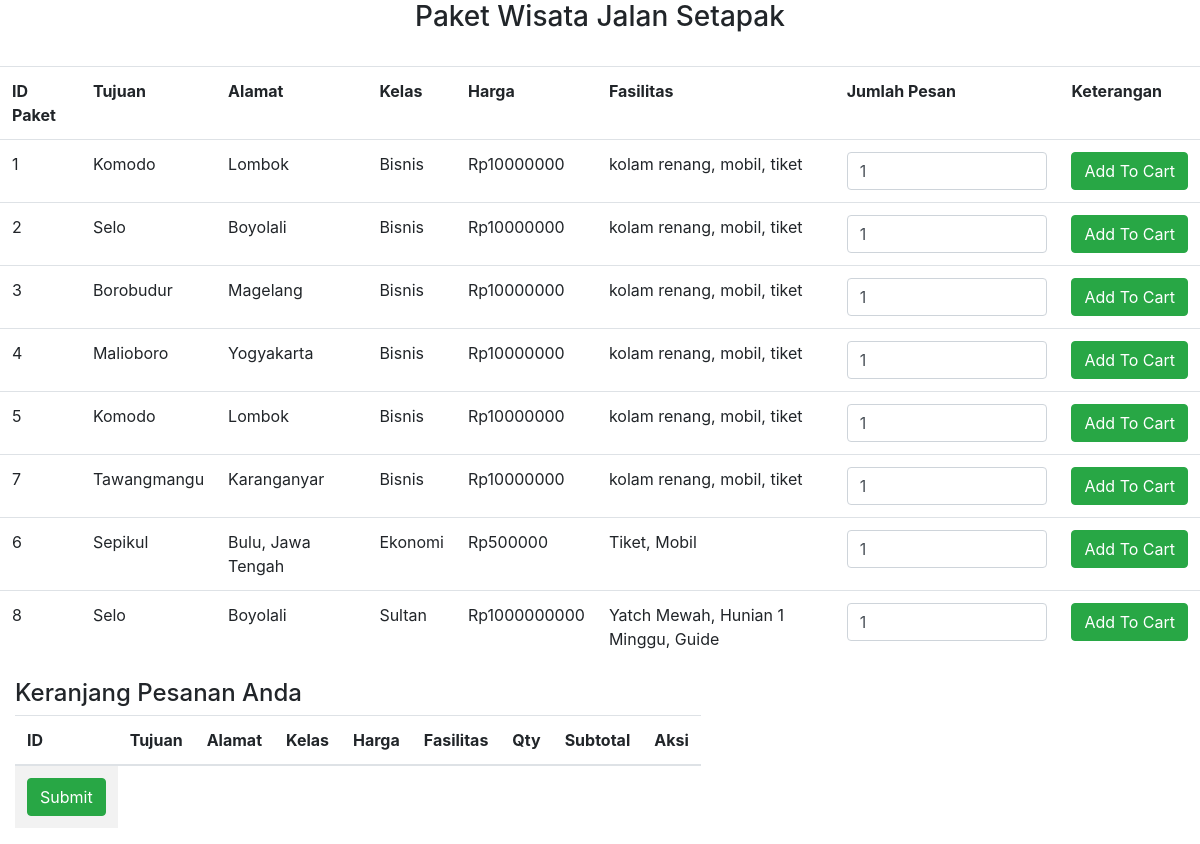
Screenshot of /index.php/cart with the database file from the repository.
### tables this page shows
CREATE TABLE `paket` (
  `id_paket` int(5) NOT NULL,
  `destinasi` int(20) NOT NULL,
  `kelas` int(15) NOT NULL
);

CREATE TABLE `destinasi` (
  `id_wisata` int(5) NOT NULL,
  `nama_wisata` varchar(100) NOT NULL,
  `alamat_wisata` text NOT NULL
);

CREATE TABLE `kelas` (
  `id_kelas` int(5) NOT NULL,
  `nama_kelas` varchar(50) NOT NULL,
  `harga_kelas` varchar(50) NOT NULL,
  `fasilitas` text NOT NULL
);

### application/controllers/cart.php (called while the page is built, shortened)
<?php
class Cart extends CI_Controller{
    function __construct(){
        $this->load->model('ModelPariwisata');
    }
    function index(){
        $data['datapaket']=$this->ModelPariwisata->tampil_data()->result();
        $this->load->view('v_cart',$data);
    }
}

### index.php (called while the page is built, shortened)
<?php
require_once BASEPATH.'core/CodeIgniter.php';

### application/models/ModelPariwisata.php (called while the page is built, shortened)
<?php
class ModelPariwisata extends CI_Model{
    public function tampil_data(){
       $this->db->select('*');
       $this->db->from('paket');
       $this->db->join('destinasi','destinasi.id_wisata=paket.destinasi');
       $this->db->join('kelas', 'kelas.id_kelas=paket.kelas');
       $query = $this->db->get();
       return $query;
    }
}
?>

### application/views/v_cart.php (the view, shortened to what this page needs)
<!doctype html>
<html lang="en">
  <head>
    <link rel="stylesheet" href="https://maxcdn.bootstrapcdn.com/bootstrap/4.0.0/css/bootstrap.min.css">
  </head>
  <body>
  </body>
</html>
<section class="content" href="CUser/struk">
<h3><center>Paket Wisata Jalan Setapak</center></h3><br>
  <table class="table">
    <tr>
    <th>ID Paket </th>
        <th>Tujuan </th>
        <th>Alamat </th>
        <th>Kelas </th>
        <th>Harga </th>
        <th>Fasilitas</th>
        <th>Jumlah Pesan</th>
        <th>Keterangan</th>
    </tr>
    <?php
    foreach ($datapaket as $data) :?>
    <tr>
    <td><?php echo $data->id_paket?></td>
        <td><?php echo $data->nama_wisata?></td>
        <td><?php echo $data->alamat_wisata?></td>
        <td><?php echo $data->nama_kelas?></td>
        <td><?php echo $data->harga_kelas?></td>
        <td><?php echo $data->fasilitas?></td>
       <td><input type="number" name="quantity" id="<?php echo $data->id_paket;?>" value="1"
       class="quantity form-control"></div></td>
        <td><button class="add_cart btn btn-success btn-block" data-id_paket="<?php echo $data->id_paket;?>"
        data-nama_wisata="<?php echo $data->nama_wisata;?>" data-alamat_wisata="<?php echo $data->alamat_wisata;?>"
        data-nama_kelas="<?php echo $data->nama_kelas;?>"  data-harga_kelas="<?php echo $data->harga_kelas;?>"
        data-fasilitas="<?php echo $data->fasilitas;?>">
        Add To Cart</button></td>
</tr>
<?php endforeach;?>
</table>
</section>
        <div class="col-md-4">
            <h4>Keranjang Pesanan Anda</h4>
            <table class="table table-striped">
                <thead>
                    <tr>
                        <th>ID</th>
                        <th>Tujuan</th>
                        <th>Alamat</th>
                        <th>Kelas</th>
                        <th>Harga</th>
                        <th>Fasilitas</th>
                        <th>Qty</th>
                        <th>Subtotal</th>
                        <th>Aksi</th>
                    </tr>
                </thead>
                <tr><th>
				<?php
				echo form_open('cart/submit');
				?>
				<button class="submit_cart btn btn-success btn-block"> Submit </button>
				</form>
				</th></tr>
            </table>
        </div>
</body>
</html>

### rows the page displays
paket: id_paket "1", destinasi.nama_wisata "Komodo", destinasi.alamat_wisata "Lombok", kelas.nama_kelas "Bisnis", kelas.harga_kelas "Rp10000000", kelas.fasilitas "kolam renang, mobil, tiket", quantity "1"
paket: id_paket "2", destinasi.nama_wisata "Selo", destinasi.alamat_wisata "Boyolali", kelas.nama_kelas "Bisnis", kelas.harga_kelas "Rp10000000", kelas.fasilitas "kolam renang, mobil, tiket"
paket: id_paket "3", destinasi.nama_wisata "Borobudur", destinasi.alamat_wisata "Magelang", kelas.nama_kelas "Bisnis", kelas.harga_kelas "Rp10000000", kelas.fasilitas "kolam renang, mobil, tiket"
paket: id_paket "4", destinasi.nama_wisata "Malioboro", destinasi.alamat_wisata "Yogyakarta", kelas.nama_kelas "Bisnis", kelas.harga_kelas "Rp10000000", kelas.fasilitas "kolam renang, mobil, tiket"
paket: id_paket "5", destinasi.nama_wisata "Komodo", destinasi.alamat_wisata "Lombok", kelas.nama_kelas "Bisnis", kelas.harga_kelas "Rp10000000", kelas.fasilitas "kolam renang, mobil, tiket"
paket: id_paket "7", destinasi.nama_wisata "Tawangmangu", destinasi.alamat_wisata "Karanganyar", kelas.nama_kelas "Bisnis", kelas.harga_kelas "Rp10000000", kelas.fasilitas "kolam renang, mobil, tiket"
paket: id_paket "6", destinasi.nama_wisata "Sepikul", destinasi.alamat_wisata "Bulu, Jawa Tengah", kelas.nama_kelas "Ekonomi", kelas.harga_kelas "Rp500000", kelas.fasilitas "Tiket, Mobil"
paket: id_paket "8", destinasi.nama_wisata "Selo", destinasi.alamat_wisata "Boyolali", kelas.nama_kelas "Sultan", kelas.harga_kelas "Rp1000000000", kelas.fasilitas "Yatch Mewah, Hunian 1 Minggu, Guide"
